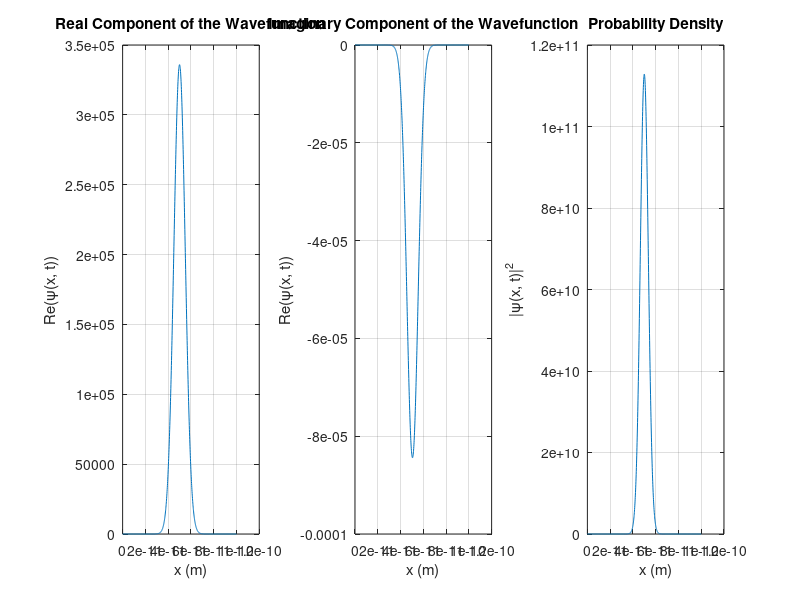

Here is the MATLAB script that generated this plot:
%%%%%%%%%% Preamble %%%%%%%%%%
% Part I - Particle in a Box Wavepacket Simulation
% Author: Max L Butterworth
% MSc in Theoretical and Computational Chemistry Project
% University of Oxford

%%%%%%%%%%%%%%%%%%%%

%%%%%%%%%% Define constants %%%%%%%%%%

L = 1e-10; % Length of the 1D box in m
m = 9.11e-31; % Mass of electron in kg
h = 6.626e-34; % Planck's constant in Js
hbar = h/(2*pi); % Definition of h bar
N_steps = 1000; % Number of discretisation points
N_superposition = 100; % The number of basis functions in the wavepacket superposition

%%%%%%%%%% Discretise the spatial domain, x, and time domain, t %%%%%%%%%%

x = linspace(0, L, N_steps); % Define the domain of the infinite potential well
dx = x(2) - x(1); % Calculate the spatial step size

dt = 1e-18; % Define the time step size
N_t = 1000; % Define the number of time steps to simulate

%%%%%%%%%% Solve the Schrödinger equation using the finite difference method %%%%%%%%%%

% Construct the Hamiltonian inside the infinite potential well
laplacian = (1/dx^2) * spdiags([1, -2, 1], -1:1, N_steps, N_steps); % Define the Laplacian operator
H = -((hbar^2)/(2*m)) * laplacian; % Define the Hamiltonian operator

%%%%%%%%%% Generate an initial wavepacket %%%%%%%%%%

k = 5; % Set the wavenumber
x0 = L/2; % Start evolving the wavepacket from the centre of the box at t = 0
sigma = L/20; % Set the initial width of the wavepacket
psi0 = exp(-(x - x0).^2/(2 * sigma^2)) .* exp(1i * k * x); % Define the initial Gaussian wavepacket
psi0_norm = psi0/sqrt(trapz(x, abs(psi0).^2)); % Normalise the initial Gaussian wavepacket

%%%%%%%%%% Impose boundary conditions %%%%%%%%%%

% Set the wavefunction to zero at the boundaries
psi0_norm(1) = 0;
psi0_norm(N_steps) = 0;
psi0_norm = sparse(psi0_norm); % Define the initial wavefunction as a sparse matrix to speed up the calculation

H = H(2:N_steps-1, 2:N_steps-1); % Impose boundary conditions: psi(0) = psi(L) = 0
H = sparse(H); % Define the Hamiltonian as a sparse matrix to speed up the calcualtion

x_internal = x(2:N_steps - 1); % Truncate the x array to account for boundary conditions

%%%%%%%%%% Implement the Crank-Nicolson method to evolve the wavefunction %%%%%%%%%%

psi = psi0_norm(2:N_steps-1)'; % Set the initial value of the wavefunction
psi_t = zeros(N_steps, N_t); % Initialise an array to store the wavefunction as it evolves in time
psi_t(2:N_steps-1, 1) = psi; % Store the initial wavefunction in the time evolution array

% Pre-compute matrices required for the Crank-Nicolson method
A = eye(N_steps-2) + (((1i * dt)/(2 * hbar)) * H);
B = eye(N_steps-2) - (((1i * dt)/(2 * hbar)) * H);

for t = 2:N_t % Loop over all time steps
    psi = A \ (B * psi); % Evolve the wavefunction over time
    %psi = psi/sqrt(trapz(x_internal, abs(psi).^2)); % Normalise the updated wavefunction
    psi_t(2:N_steps-1, t) = psi; % Store the new wavefunction in the time evolution array
end

%%%%%%%%%% Plot the time evolution of the wavepacket probability density %%%%%%%%%%

figure; % Generate a figure

subplot(1, 3, 1) % Left subfigure
real_wavefunction = plot(x, real(psi_t(:, 1))); % Plot the real wavefunction
%imag_wavefunction = plot(x, imag(psi_t(:, 1))); % Plot the imaginary wavefunction
xlabel('x (m)'); % Label the x-axis
ylabel('Re(\psi(x, t))'); % Label the y-axis
title('Real Component of the Wavefunction') % Add a title
grid on; % Add a grid to the plot

subplot(1, 3, 2) % Middle subfigure
imag_wavefunction = plot(x, imag(psi_t(:, 1))); % Plot the imaginary wavefunction
xlabel('x (m)'); % Label the x-axis
ylabel('Re(\psi(x, t))'); % Label the y-axis
title('Imaginary Component of the Wavefunction') % Add a title
grid on; % Add a grid to the plot

subplot(1, 3, 3) % Right subfigure
prob_density = plot(x, abs(psi_t(:, 1)).^2); % Plot the initial probability density
xlabel('x (m)'); % Label the x-axis
ylabel('|\psi(x, t)|^2'); % Label the y-axis
title('Probability Density') % Add a title
grid on; % Add a grid to the plot

% Animate the figures

for n = 1:N_t % Loop over all timesteps
    set(real_wavefunction, 'YData', real(psi_t(:, n))) % Update the real wavefunction plot
    set(imag_wavefunction, 'YData', imag(psi_t(:, n))) % Update the imaginary wavefunction plot
    set(prob_density, 'YData', abs(psi_t(:, n)).^2); % Update the probability density plot
    pause(1); % Pause to create an animation effect
    drawnow;
end